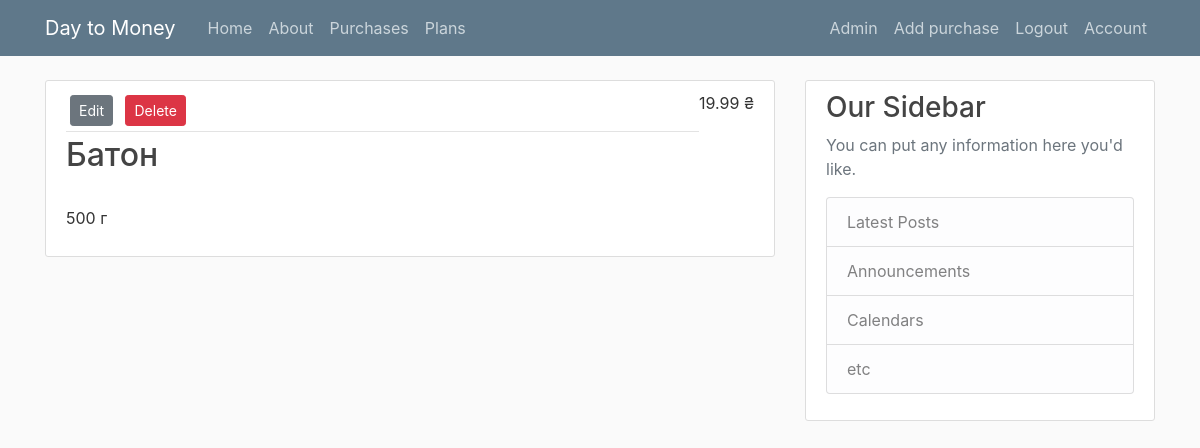
Screenshot of /spending/1 (signed in) with the database file from the repository.
### app/models.py (models this page shows)
class Spendings(db.Model):
	id = db.Column(db.Integer, primary_key=True)
	day = db.Column(db.Date, nullable=True, default=datetime.date.today)
	name_of_item = db.Column(db.String(40), nullable=True)
	quantity = db.Column(db.Integer, nullable=True, default=1)
	quantity_type = db.Column(db.String(5), nullable=True, default='it')
	spending_amount = db.Column(db.Float, nullable=True)
	user_id = db.Column(db.Integer, db.ForeignKey('users.id'), nullable=True, default=1)  # todo change id

### app/spendings/routes.py (the view)
@spendings.route('/spending/<int:spending_id>')
@login_required
def spending(spending_id):
	if not current_user.is_authenticated:
		return redirect(url_for('main.home'))
	spending = Spendings.query.get_or_404(spending_id)
	return render_template('spendings/spending.html', title=spending.name_of_item, purchase=spending)

### app/models.py (called while the page is built)
@login_manager.user_loader
def load_user(user_id):
	return Users.query.get(int(user_id))

### app/templates/spendings/spending.html (shortened to what this page needs)
{% extends "layout.html" %} {% block content %}
    <article class="media content-section">
        <div class="media-body">
            <div class="article-metadata">
                <div>
                    <a class="btn btn-secondary btn-sm m-1" href="{{ url_for('spendings.edit_spending', spending_id=purchase.id) }}">
                            Edit
                    </a>
                    <button type="button" class="btn btn-danger btn-sm m-1" data-toggle="modal" data-target="#deleteModal">
                        Delete
                    </button>
                </div>
            </div>
            <h2>
                <a class="article-title">
                    {{ purchase.name_of_item }}
                </a>
            </h2>
            <p class="article-content">
                {{ purchase.quantity }} {{ purchase.quantity_type }}
            </p>
        </div>
        <a>
            {{ purchase.spending_amount }} ₴
        </a>
    </article>
{% endblock content %}

### app/static/css/main.css (style rules this page uses)
body { background: #fafafa; color: #333333; margin-top: 5rem; }
h1, h2, h3, h4, h5, h6 { color: #444444; }
.content-section { background: #ffffff; padding: 10px 20px; border: 1px solid #dddddd; border-radius: 3px; margin-bottom: 20px; }
.article-title { color: #444444; }
.article-content { white-space: pre-line; }
.article-metadata { padding-bottom: 1px; margin-bottom: 4px; border-bottom: 1px solid #e3e3e3 }

### rows the page displays
Spendings: name_of_item "Батон", quantity "500", quantity_type "г", spending_amount "19.99"
